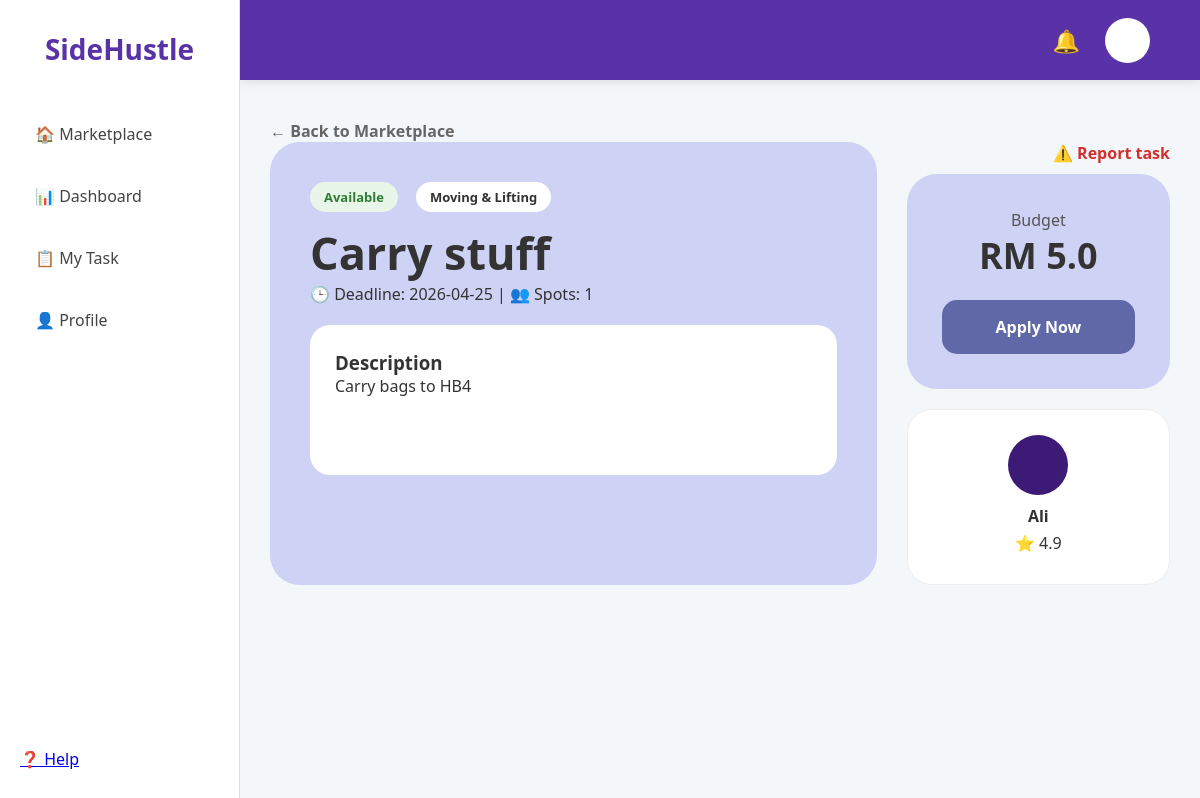
Before: /task/1 with the older database file.
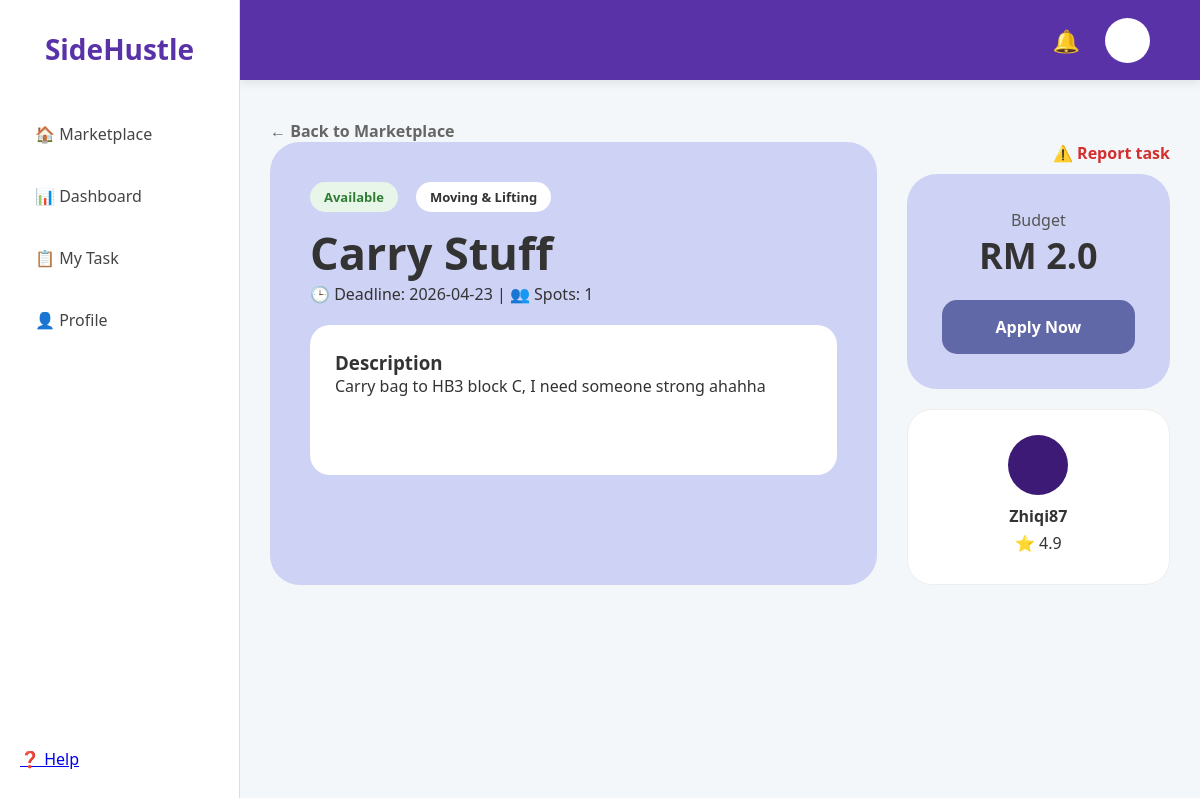
After: the same page with the newer database file.
### app.py (models this page shows, shortened)
class Task(db.Model):
    id = db.Column(db.Integer, primary_key=True)
    title = db.Column(db.String(100), nullable=False)
    price = db.Column(db.Float, nullable=False)
    description = db.Column(db.Text, nullable=False)
    category = db.Column(db.String(50), nullable=False)
    status = db.Column(db.String(20), default='Available')
    user = db.Column(db.String(50), default='Ali')
    rating = db.Column(db.Float, default=4.9)
    urgent = db.Column(db.Boolean, default=False)
    deadline = db.Column(db.String(50))
    capacity = db.Column(db.Integer, default=1)
    tasker = db.Column(db.String(50)) # Stores the username of the person hired
    progress = db.Column(db.Integer, default=0) # Stores 0, 25, 50, 75, or 100

### app.py (the view)
@app.route('/task/<int:task_id>')
def task_detail(task_id):
    task = Task.query.get_or_404(task_id)
    return render_template('task_detail.html', task=task)

### templates/task_detail.html (shortened to what this page needs)
<!DOCTYPE html>
<html>
<head>
    <link rel="stylesheet" href="{{ url_for('static', filename='style.css') }}">
</head>
<body>
    <div class="main-layout">
        <div class="sidebar">
            <div class="sidebar-top">
                <h2>SideHustle</h2>
                <div class="sidebar-menu">
                    <a href="/">🏠 Marketplace</a>
                    <a href="#">📊 Dashboard</a>
                    <a href="#">📋 My Task</a>
                    <a href="#">👤 Profile</a>
                </div>
            </div>
            <div class="sidebar-bottom">
                <a href="#" class="menu-item">❓ Help</a>
            </div>
        </div>
        <div class="top-nav">
            <div class="nav-icons">
                <span>🔔</span>
                <div class="profile-circle"></div>
            </div>
        </div>
        <div class="content">
            <a href="{{ url_for('marketplace') }}" class="back-link">← Back to Marketplace</a>
            <div style="display: flex; gap: 30px;">
                <div style="flex: 2; background: #ced2f4; padding: 40px; border-radius: 30px;">
                    <div style="display: flex; gap: 10px; margin-bottom: 10px;">
                        <span class="tag available-tag">{{ task.status }}</span>
                        <span class="tag" style="background: white;">{{ task.category }}</span>
                    </div>
                    <h1 style="font-size: 45px; margin: 0;">{{ task.title }}</h1>
                    <p>🕒 Deadline: {{ task.deadline }} | 👥 Spots: {{ task.capacity }}</p>
                    <div style="background: white; padding: 25px; border-radius: 20px; margin-top: 20px; min-height: 150px;">
                        <h3>Description</h3>
                        <p>{{ task.description }}</p>
                    </div>
                </div>
                <div style="flex: 1;">
                    <p style="text-align: right; color: #d32f2f; font-weight: bold; cursor: pointer; margin-bottom: 10px;">⚠️ Report task</p>
                    <div class="side-card">
                        <p style="margin: 0; color: #555;">Budget</p>
                        <h2 style="font-size: 36px;">RM {{ task.price }}</h2>
                        <a href="{{ url_for('apply', task_id=task.id) }}" class="btn-primary" style="background: #6168a8;">Apply Now</a>
                    </div>
                    <div style="text-align: center; margin-top: 20px; background: white; padding: 25px; border-radius: 25px; border: 1px solid #eee;">
                        <div style="width: 60px; height: 60px; background: #3c1a75; border-radius: 50%; margin: 0 auto 10px;"></div>
                        <p style="margin: 0;"><strong>{{ task.user }}</strong></p>
                        <p style="margin: 5px 0;">⭐ {{ task.rating }}</p>
                    </div>
                </div>
                </div>
            </div>
        </div>
</body>
</html>

Changed rows visible on the page:
changed Task "Available": title "Carry stuff" → "Carry Stuff"; deadline "2026-04-25" → "2026-04-23"; description "Carry bags to HB4" → "Carry bag to HB3 block C, I need someone strong ahahha"; price "5.0" → "2.0"; user "Ali" → "Zhiqi87"
